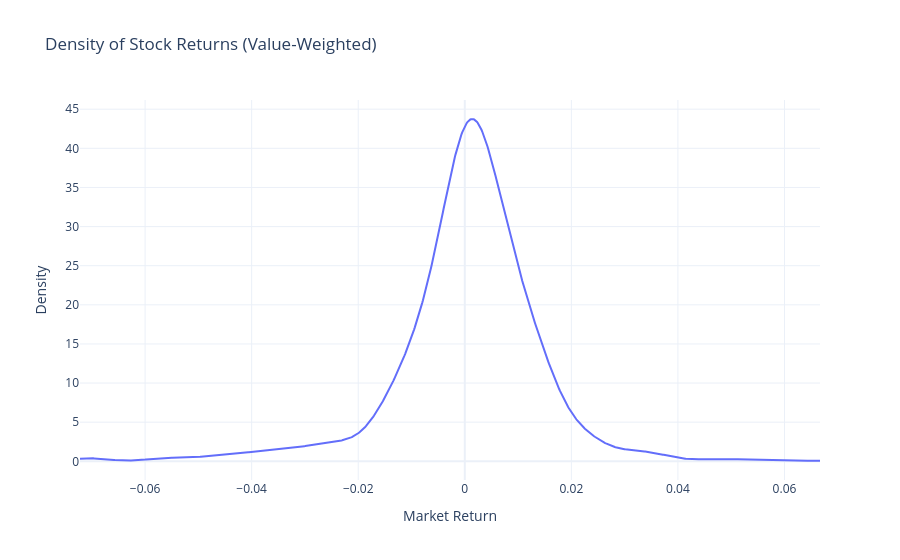

Notebook code for this chart:
### Code cell
data = market_returns.squeeze()

kde = gaussian_kde(data)
x = np.linspace(data.min(), data.max(), 1000)
y = kde(x)

fig = go.Figure()

fig.add_trace(
    go.Scatter(
        x=x,
        y=y,
        mode="lines",
        name="KDE",
        line=dict(width=2),
        hovertemplate="Return=%{x}<br>Density=%{y}<extra></extra>"
    )
)

fig.update_layout(
    title="Density of Stock Returns (Value-Weighted)",
    xaxis_title="Market Return",
    yaxis_title="Density",
    template="plotly_white",
    hovermode="x"
)

fig.show()

### Figure 1 — Plotly figure (JSON) as saved in the notebook; plotly's stock layout.template omitted (floating-point values rounded to 4 significant figures; data arrays with more than 128 entries replaced by an {"elided": "..."} marker saying what was removed)
{"data": [{"hovertemplate": "Return=%{x}<br>Density=%{y}<extra></extra>", "line": {"width": 2}, "mode": "lines", "name": "KDE", "type": "scatter", "x": {"elided": "1000 float values"}, "y": {"elided": "1000 float values"}}], "layout": {"hovermode": "x", "title": {"text": "Density of Stock Returns (Value-Weighted)"}, "xaxis": {"title": {"text": "Market Return"}}, "yaxis": {"title": {"text": "Density"}}}}
